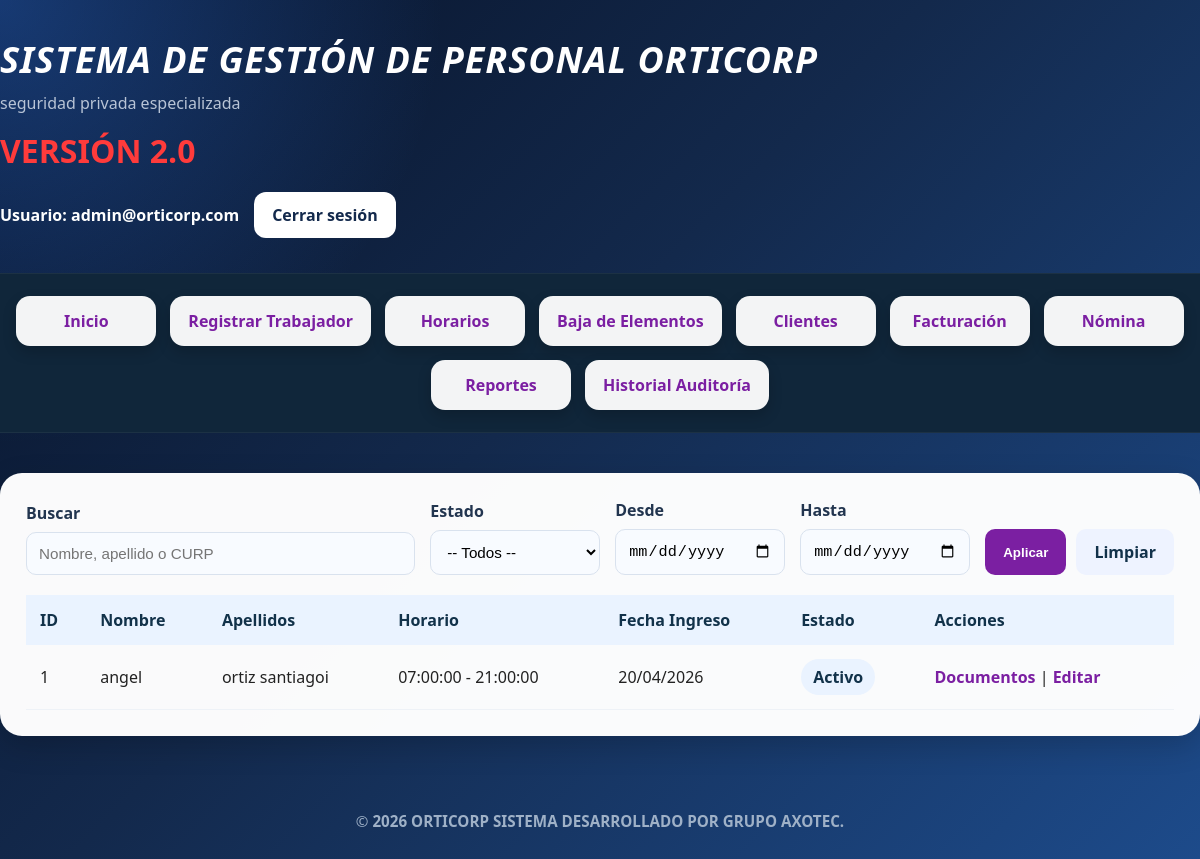
Screenshot of /inicio/ (signed in) with the database file from the repository.
### polls/models.py (models this page shows, shortened)
class CustomUser(AbstractUser):
    ROLES = (
        ('ADMIN', 'Administrador'),
        ('HR', 'Recursos Humanos'),
        ('VIEW', 'Vista'),
    )
    username = None
    email = models.EmailField(unique=True)
    role = models.CharField(max_length=10, choices=ROLES, default='VIEW')
    USERNAME_FIELD = 'email'
    REQUIRED_FIELDS = []
    objects = CustomUserManager()

class Trabajador(models.Model):
	nombre = models.CharField(max_length=128)
	apellido = models.CharField(max_length=128, blank=True, null=True)
	apellido_materno = models.CharField(max_length=128, blank=True, null=True)
	rfc = models.CharField(max_length=64, blank=True, null=True)
	no_exterior = models.CharField(max_length=64, blank=True, null=True)
	curp_text = models.CharField(max_length=128, blank=True, null=True)
	codigo_postal = models.CharField(max_length=16, blank=True, null=True)
	cuip_text = models.CharField(max_length=128, blank=True, null=True)
	entidad_federativa = models.CharField(max_length=128, blank=True, null=True)
	nss_text = models.CharField(max_length=128, blank=True, null=True)
	calle = models.CharField(max_length=256, blank=True, null=True)
	horario = models.ForeignKey(Horarios, on_delete=models.SET_NULL, blank=True, null=True, related_name="trabajadores")
	calle_servicio = models.CharField(max_length=256, blank=True, null=True)
	no_exterior_servicio = models.CharField(max_length=64, blank=True, null=True)
	entidad_servicio = models.CharField(max_length=128, blank=True, null=True)
	estado_servicio = models.CharField(max_length=64, blank=True, null=True)
	fecha_ingreso = models.DateTimeField(default=timezone.now)
	estado = models.CharField(max_length=64, default="Activo", blank=True, null=True)
	def get_horario_display(self):
		if self.horario:
			return f"{self.horario.hora_entrada} - {self.horario.hora_salida}"
		return "-"

class Horarios(models.Model):
	TURNOS = (
		('MATUTINO', 'Matutino'),
		('VESPERTINO', 'Vespertino'),
		('NOCTURNO', 'Nocturno'),
	)
	nombre_turno = models.CharField(max_length=20, choices=TURNOS, blank=True, null=True)
	hora_entrada = models.TimeField(blank=True, null=True)
	hora_salida = models.TimeField(blank=True, null=True)
	class Meta:
		unique_together = ('nombre_turno',)
		ordering = ['nombre_turno']

### polls/views/views.py (the view)
# urls.py: path('inicio/', views.inicio_view, name='inicio'),
@login_required
def inicio_view(request):
    trabajadores = Trabajador.objects.all()
    q = request.GET.get('q', '').strip()
    estado = request.GET.get('estado', '').strip()
    from_date = request.GET.get('from_date', '').strip()
    to_date = request.GET.get('to_date', '').strip()
    if q:
        trabajadores = trabajadores.filter(
            Q(nombre__icontains=q) | Q(apellido__icontains=q) | Q(apellido_materno__icontains=q) | Q(curp_text__icontains=q)
        )
    if estado:
        trabajadores = trabajadores.filter(estado__iexact=estado)
    if from_date:
        try:
            d1 = datetime.strptime(from_date, '%Y-%m-%d').date()
            trabajadores = trabajadores.filter(fecha_ingreso__date__gte=d1)
        except ValueError:
            pass
    if to_date:
        try:
            d2 = datetime.strptime(to_date, '%Y-%m-%d').date()
            trabajadores = trabajadores.filter(fecha_ingreso__date__lte=d2)
        except ValueError:
            pass
    context = {
        'trabajadores': trabajadores,
        'can_edit': is_hr_or_admin(request.user),
        'filters': {
            'q': q,
            'estado': estado,
            'from_date': from_date,
            'to_date': to_date,
        }
    }
    return render(request, 'polls/inicio.html', context)

### polls/views/views.py (called while the page is built)
def is_hr_or_admin(user):
    return user.role in ['HR', 'ADMIN']

### polls/templates/polls/inicio.html (shortened to what this page needs)
{% extends 'polls/base.html' %}
{% block content %}
<div class="card">
    <form method="get" class="filter-form">
        <div class="form-field">
            <label for="q">
                Buscar
            </label>
            <input
                id="q"
                name="q"
                type="text"
                value="{{ request.GET.q|default:filters.q|default:'' }}"
                placeholder="Nombre, apellido o CURP"
            >
        </div>
        <div class="small-field">
            <label for="estado">
                Estado
            </label>
            <select id="estado" name="estado">
                <option value="">
                    -- Todos --
                </option>
            </select>
        </div>
        <div class="small-field">
            <label for="from_date">
                Desde
            </label>
            <input
                id="from_date"
                name="from_date"
                type="date"
                value="{{ request.GET.from_date|default:filters.from_date|default:'' }}"
            >
        </div>
        <div class="small-field">
            <label for="to_date">
                Hasta
            </label>
            <input
                id="to_date"
                name="to_date"
                type="date"
                value="{{ request.GET.to_date|default:filters.to_date|default:'' }}"
            >
        </div>
        <div style="display:flex;gap:10px;">
            <button type="submit" class="btn btn-filter">
                Aplicar
            </button>
            <a class="btn btn-reset" href="{% url 'inicio' %}">
                Limpiar
            </a>
        </div>
    </form>
    <div class="table-container">
        <table id="dataTable">
            <thead>
                <tr>
                    <th>ID</th>
                    <th>Nombre</th>
                    <th>Apellidos</th>
                    <th>Horario</th>
                    <th>Fecha Ingreso</th>
                    <th>Estado</th>
                    <th>Acciones</th>
                </tr>
            </thead>
            <tbody>
                {% for t in trabajadores %}
                <tr>
                    <td>{{ t.id }}</td>
                    <td>{{ t.nombre }}</td>
                    <td>
                        {{ t.apellido }}
                        {% if t.apellido_materno %}
                            {{ t.apellido_materno }}
                        {% endif %}
                    </td>
                    <td>
                        {{ t.get_horario_display }}
                    </td>
                    <td>
                        {{ t.fecha_ingreso|date:'d/m/Y' }}
                    </td>
                    <td>
                        <span class="status-badge status-{{ t.estado|lower }}">
                            {{ t.estado|default:'-' }}
                        </span>
                    </td>
                    <td>
                        <a class="link"
                        href="{% url 'agregar_documentos' t.id %}">
                            Documentos
                        </a>
                        {% if can_edit %}
                            |
                            <a class="link"
                            href="{% url 'editar_trabajador' t.id %}">
                                Editar
                            </a>
                        {% endif %}
                    </td>
                </tr>
                {% empty %}
                <tr>
                    <td colspan="7">
                        No hay trabajadores registrados.
                    </td>
                </tr>
                {% endfor %}
            </tbody>
        </table>
    </div>
</div>
{% endblock %}

### polls/templates/polls/base.html (shortened to what this page needs)
{% load static %}
<!DOCTYPE html>
<html lang="es">
<head>
    <link rel="stylesheet" href="{% static 'polls/css/theme.css' %}">
</head>
<body class="{% block body_class %}{% endblock %}">
    <header class="app-header">
        <div class="container header-inner">
            <div class="brand">
                <h1><em>SISTEMA DE GESTIÓN DE PERSONAL ORTICORP</em></h1>
                <p class="subtitle">
                    seguridad privada especializada
                </p>
                <h2 class="version">
                    VERSIÓN 2.0
                </h2>
            </div>
            <div class="user-area">
                {% if user.is_authenticated %}
                    <span class="user-label">
                        Usuario:
                        <strong>{{ user.get_username }}</strong>
                    </span>
                    <a class="logout-btn" href="{% url 'logout' %}">
                        Cerrar sesión
                    </a>
                {% else %}
                    <a class="logout-btn" href="{% url 'login' %}">
                        Iniciar sesión
                    </a>
                {% endif %}
            </div>
        </div>
        <nav class="app-nav">
            <div class="container nav-inner">
                <a class="nav-link" href="{% url 'inicio' %}">
                    Inicio
                </a>
                {% if can_edit %}
                    <a class="nav-link" href="{% url 'registrar_trabajador' %}">
                        Registrar Trabajador
                    </a>
                    <a class="nav-link" href="{% url 'horarios_list' %}">
                        Horarios
                    </a>
                    <a class="nav-link" href="{% url 'baja' %}">
                        Baja de Elementos
                    </a>
                    <a class="nav-link" href="{% url 'facturacion:cliente_list' %}">
                        Clientes
                    </a>
                    <a class="nav-link" href="{% url 'facturacion:factura_list' %}">
                        Facturación
                    </a>
                    <a class="nav-link" href="{% url 'nomina:periodo_list' %}">
                        Nómina
                    </a>
                    <a class="nav-link" href="{% url 'facturacion:reportes_mes' %}">
                        Reportes
                    </a>
                    <a class="nav-link" href="{% url 'historial_auditoria' %}">
                        Historial Auditoría
                    </a>
                {% endif %}
            </div>
        </nav>
    </header>
    <main class="container main-content">
        {% block content %}{% endblock %}
    </main>
    <footer class="copight">
        &copy;
        <strong>
            2026 ORTICORP SISTEMA DESARROLLADO POR GRUPO AXOTEC.
        </strong>
    </footer>
</body>
</html>

### polls/static/polls/css/theme.css (style rules this page uses)
:root { --bg:#071428; --panel:#ffffff; --muted:#9fb1c7; --accent-purple:#7b1fa2; --accent-blue:#2b6ea3; --soft-blue:#eaf3ff; --success:#27ae60; --danger:#e74c3c; }
* { margin:0; padding:0; box-sizing:border-box; }
html { scroll-behavior:smooth; }
body { min-height:100vh; font-family:'Segoe UI', Arial, sans-serif; color:#ffffff; display:flex; flex-direction:column; background: radial-gradient(circle at top left, rgba(53,132,255,0.35), transparent 30%), linear-gradient( 135deg, #071228 0%, #13294c 45%, #1d4b8b 100%); }
.container { width:100%; max-width:1200px; margin:auto; padding:0 20px; }
.app-header { width:100%; }
.header-inner { display:flex; justify-content:space-between; align-items:center; gap:20px; flex-wrap:wrap; padding:35px 0; }
.brand h1 { font-size:clamp(1.5rem,3vw,2.5rem); color:#ffffff; letter-spacing:1px; }
.subtitle { margin-top:8px; color:#b8c4d6; font-size:1rem; }
.version { margin-top:15px; color:#ff3b3b; font-size:2rem; }
.user-area { display:flex; align-items:center; gap:15px; flex-wrap:wrap; }
.user-label { color:#ffffff; font-weight:600; }
.logout-btn { background:#ffffff; color:#13294c; text-decoration:none; padding:12px 18px; border-radius:12px; font-weight:700; transition:0.3s ease; }
.app-nav { width:100%; background:#10263a; border-top:1px solid rgba(255,255,255,0.05); border-bottom:1px solid rgba(255,255,255,0.05); }
.nav-inner { display:flex; justify-content:center; flex-wrap:wrap; gap:14px; padding:22px 0; }
.nav-link { min-width:140px; text-align:center; text-decoration:none; background:rgba(255,255,255,0.95); color:var(--accent-purple); font-weight:700; padding:14px 18px; border-radius:14px; transition:0.3s ease; box-shadow:0 6px 14px rgba(0,0,0,0.18); }
.main-content { width:100%; padding:40px 0; }
.card { background:rgba(255,255,255,0.98); border-radius:22px; padding:25px; box-shadow:0 10px 30px rgba(0,0,0,0.18); border:1px solid rgba(255,255,255,0.08); color:#222222; }
.filter-form { display:flex; gap:15px; align-items:flex-end; flex-wrap:wrap; margin-bottom:20px; }
.form-field { flex:1; min-width:180px; }
.small-field { width:170px; }
label { display:block; margin-bottom:8px; font-weight:700; color:#22354f; }
input[type="text"], input[type="email"], input[type="password"], input[type="date"], select, textarea { width:100%; padding:12px; border-radius:10px; border:1px solid #d9e2ee; background:#f8fbff; transition:0.3s ease; font-size:0.95rem; }
.btn { border:none; border-radius:10px; padding:12px 18px; font-weight:700; cursor:pointer; transition:0.3s ease; text-decoration:none; }
.btn-filter { background:var(--accent-purple); color:white; }
.btn-reset { background:#eef3ff; color:#12324a; }
.table-container { width:100%; overflow-x:auto; }
table { width:100%; min-width:800px; border-collapse:collapse; }
th { background:var(--soft-blue); color:#12324a; padding:14px; text-align:left; font-weight:700; }
td { padding:14px; border-bottom:1px solid #eef2f7; }
.status-badge { display:inline-block; padding:7px 12px; border-radius:20px; font-weight:700; }
.status-activo { background:#eaf3ff; color:#12324a; }
.link { color:var(--accent-purple); font-weight:600; text-decoration:none; }
.copight { margin-top:auto; text-align:center; padding:35px 20px; color:#9fb1c7; font-size:0.95rem; }

### rows the page displays
CustomUser: get_username "admin@orticorp.com"
Trabajador: id "1", nombre "angel", apellido "ortiz", apellido_materno "santiagoi", horario "07:00:00 - 21:00:00", fecha_ingreso "20/04/2026", estado "Activo"
